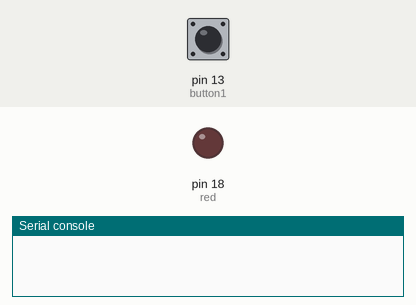
This program was run on a simulated MicroPython board. On the bench: output pins drawn as LEDs (lit = HIGH), the last lines printed to the serial console. Dashed ring = blinking. The test bench sets the inputs (shaded band); at power-on: pin 13 (button1) LOW.

Above: at 1.2 s.
1.3 s: pin 13 (button1) pulled HIGH for 3.2 s
At 1.9 s:
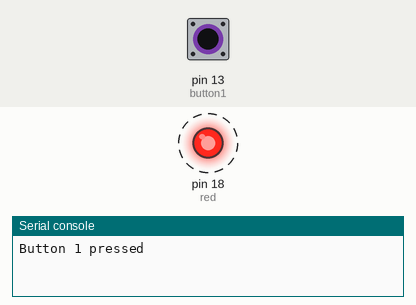
Timing chart, 0 to 5.5 s (numbered marks = the images above; inputs shaded):
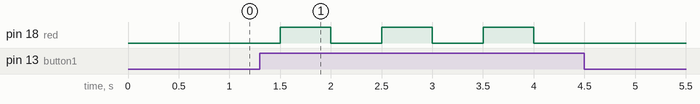

Measured:
- after the input at 1.3 s, pin 18 (red): alternates HIGH for 0.50 s and LOW for 0.50 s, 6 changes in all, then stays LOW, starting after 0.20 s

The program:

day3_6.py
```python
# Imports
from machine import Pin
import time

# Set up our button names and GPIO pin numbers
# Also set pins as inputs and use pull downs
button1 = Pin(13, Pin.IN, Pin.PULL_DOWN)

# Set up our LED names and GPIO pin numbers
red = Pin(18, Pin.OUT)

while True: # Loop forever

    time.sleep(0.5) # Short delay

    if button1.value() == 1: #If button 1 is pressed

        print("Button 1 pressed")

        red.toggle() # Toggle Red LED on/off
```
